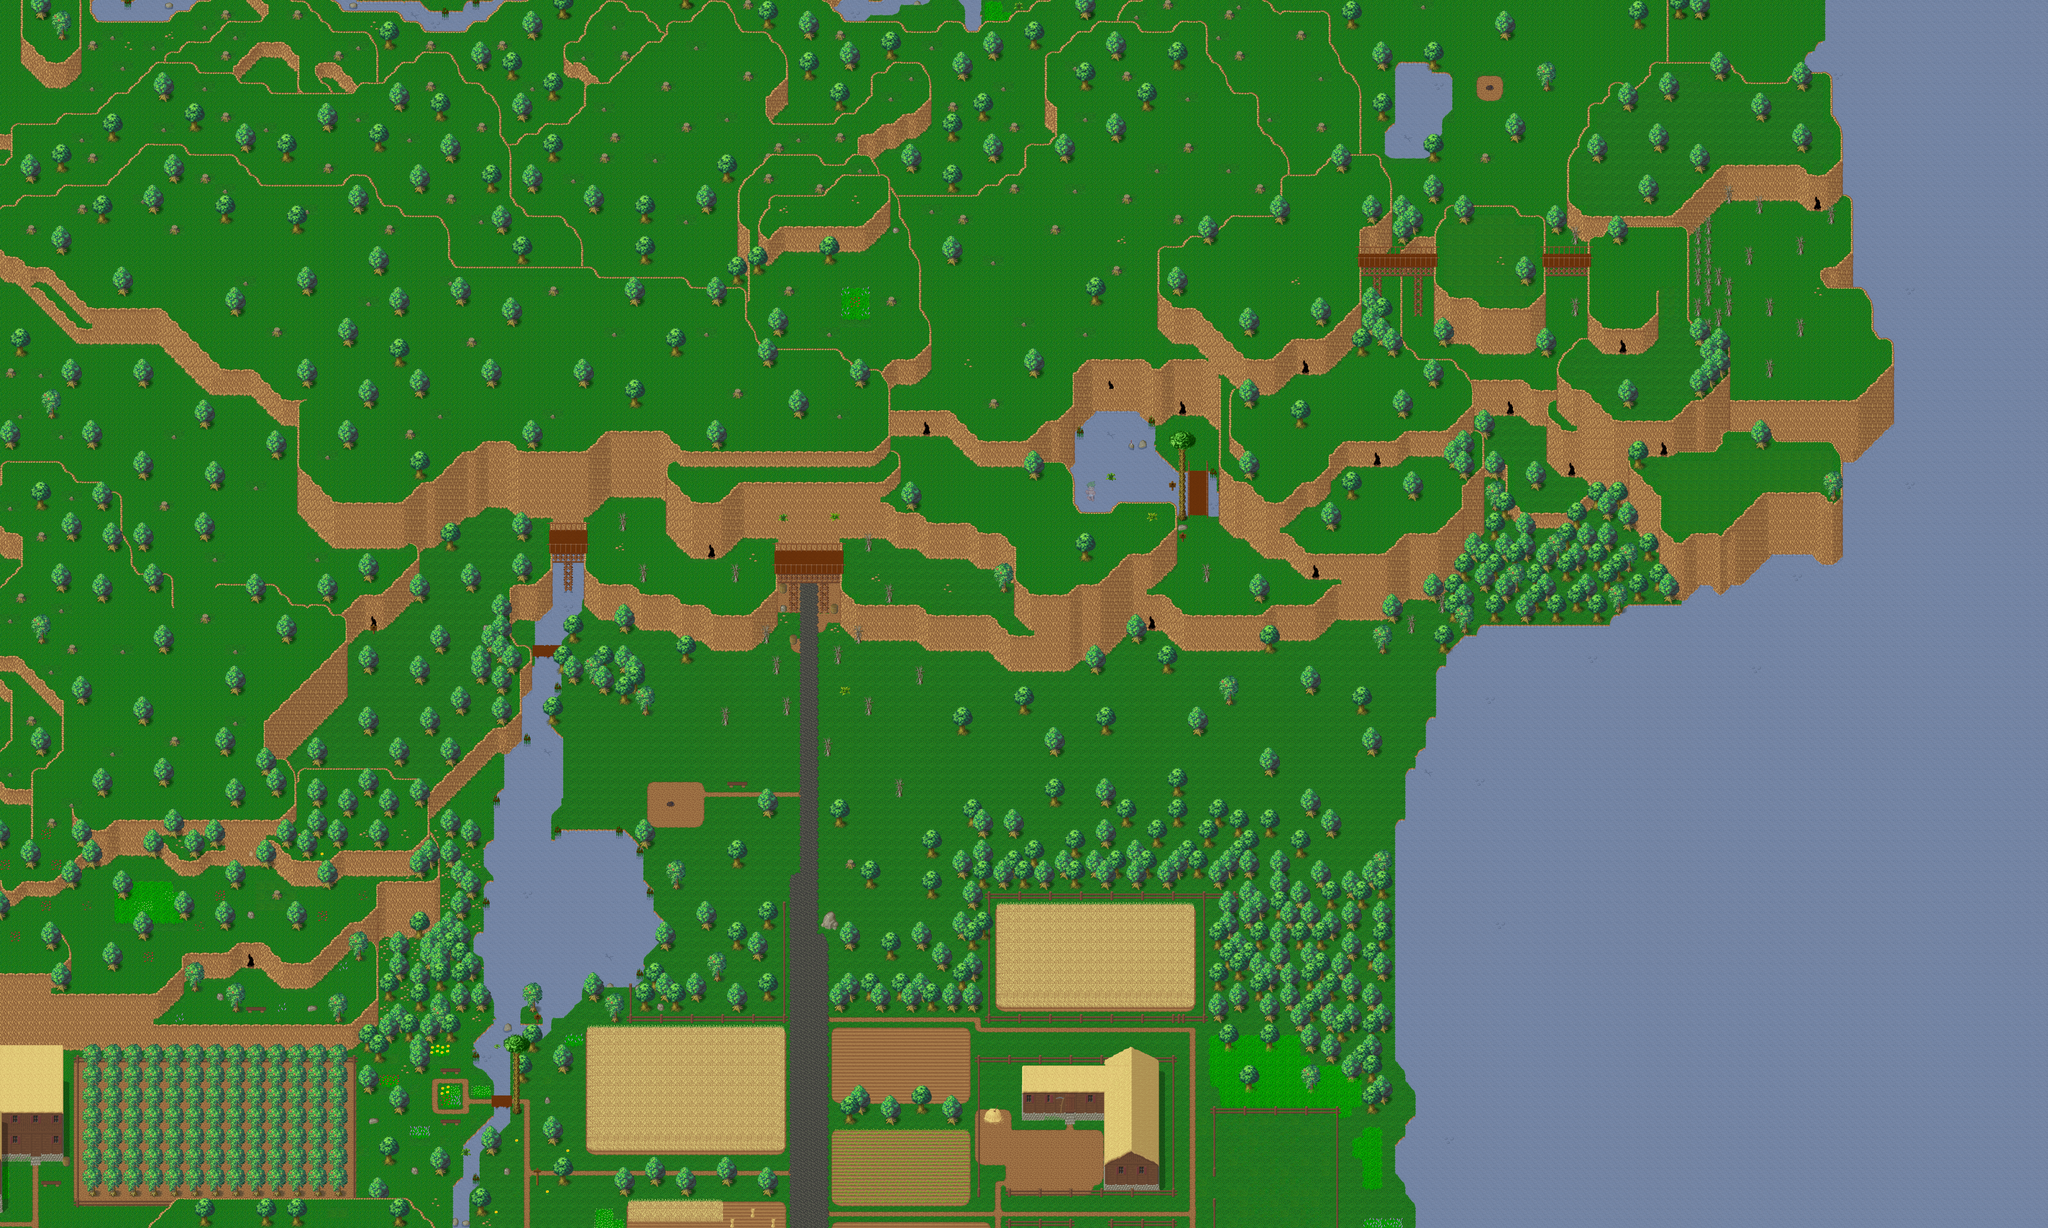

Rendered tile map (Tiled .tmx) drawn with the repository's tilesets; below, a short description and the map source with its tile grids summarised:
An orthogonal 200x120 tile map with 32x32 px tiles, 5 tile layers (Ground1, Ground2, Fringe, Over1, ...), 2 hidden layers not drawn, 7 tilesets and 16 objects (10x spawn, 6x warp).

<map version="1.5" tiledversion="1.7.2" orientation="orthogonal" renderorder="right-down" width="200" height="120" tilewidth="32" tileheight="32" infinite="0" nextlayerid="11" nextobjectid="65">
 <properties>
  <property name="background0image" value="graphics/images/spit23loginwallpaper_800x600.png" />
  <property name="license" value="GPL v2+" />
  <property name="manaplus version" value="1" />
  <property name="minimap" value="graphics/minimaps/014-1.png" />
  <property name="music" value="dariunas_forest.ogg" />
  <property name="name" value="Woodland Mining Camp" />
  <property name="overlay0image" value="graphics/images/ambient/cloud.png" />
  <property name="overlay0parallax" value="1.0" />
  <property name="overlay0scrollX" value="0.2" />
  <property name="overlay0scrollY" value="0.1" />
  <property name="overlay1image" value="graphics/images/ambient/darkness2.png" />
  <property name="overlay1mask" value="2" />
  <property name="overlay1parallax" value="1.0" />
  <property name="overlay1scrollX" value="0.2" />
  <property name="overlay1scrollY" value="0.1" />
  <property name="overlay2image" value="graphics/images/ambient/darkness1.png" />
  <property name="overlay2mask" value="4" />
  <property name="overlay2parallax" value="1.0" />
  <property name="overlay2scrollX" value="0.3" />
  <property name="overlay2scrollY" value="0.2" />
  <property name="overlay3image" value="graphics/images/ambient/night.png" />
  <property name="overlay3keepratio" value="true" />
  <property name="overlay3mask" value="8" />
  <property name="overlay4image" value="graphics/images/ambient/rain.png" />
  <property name="overlay4mask" value="16" />
  <property name="overlay4parallax" value="1.0" />
  <property name="overlay4scrollX" value="-0.3" />
  <property name="overlay4scrollY" value="1.6" />
  <property name="overlay5image" value="graphics/images/ambient/sandstorm.png" />
  <property name="overlay5mask" value="32" />
  <property name="overlay5parallax" value="1.0" />
  <property name="overlay5scrollX" value="0.2" />
  <property name="overlay5scrollY" value="0.1" />
  <property name="overlay6image" value="graphics/images/ambient/snow.png" />
  <property name="overlay6mask" value="64" />
  <property name="overlay6parallax" value="1.0" />
  <property name="overlay6scrollX" value="0.4" />
  <property name="overlay6scrollY" value="0.2" />
 </properties>
 <tileset firstgid="1" source="../graphics/tilesets/collision.tsx" />
 <tileset firstgid="10" source="../graphics/tilesets/woodland_ground.tsx" />
 <tileset firstgid="266" source="../graphics/tilesets/woodland_x2.tsx" />
 <tileset firstgid="298" source="../graphics/tilesets/woodland_x3.tsx" />
 <tileset firstgid="330" source="../graphics/tilesets/woodland_village.tsx" />
 <tileset firstgid="586" source="../graphics/tilesets/woodland_village_x2.tsx" />
 <tileset firstgid="602" source="../graphics/tilesets/woodland_indoor.tsx" />
 <layer id="1" name="Ground1" width="200" height="120">
  <data>[24000 cells, 23999 non-empty, 163 distinct tile ids]</data>
 </layer>
 <layer id="2" name="Ground2" width="200" height="120">
  <data>[24000 cells, 1839 non-empty, 137 distinct tile ids]</data>
 </layer>
 <layer id="3" name="Fringe" width="200" height="120">
  <data>[24000 cells, 1912 non-empty, 23 distinct tile ids]</data>
 </layer>
 <layer id="4" name="Over1" width="200" height="120">
  <data>[24000 cells, 740 non-empty, 83 distinct tile ids]</data>
 </layer>
 <layer id="5" name="Over2" width="200" height="120">
  <data>[24000 cells, 7 non-empty, 5 distinct tile ids]</data>
 </layer>
 <layer id="6" name="Collision" width="200" height="120" visible="0">
  <data>[24000 cells, 21148 non-empty, 2 distinct tile ids]</data>
 </layer>
 <layer id="7" name="Heights" width="200" height="120" visible="0">
  <data>[24000 cells, 0 non-empty, 0 distinct tile ids]</data>
 </layer>
 <objectgroup id="8" name="Objects" visible="0">
  <object id="23" name="To Hurnscald" type="warp" x="2464" y="3136" width="128" height="32">
   <properties>
    <property name="dest_map" value="012-1" />
    <property name="dest_x" value="78" />
    <property name="dest_y" value="18" />
   </properties>
  </object>
  <object id="47" name="To Woodland Mines" type="warp" x="2496" y="1824" width="64" height="32">
   <properties>
    <property name="dest_map" value="015-1" />
    <property name="dest_x" value="99" />
    <property name="dest_y" value="132" />
   </properties>
  </object>
  <object id="61" name="Movement" type="warp" x="5056" y="1088" width="32" height="32">
   <properties>
    <property name="dest_map" value="self" />
    <property name="dest_x" value="153" />
    <property name="dest_y" value="47" />
   </properties>
  </object>
  <object id="62" name="Movement" type="warp" x="4896" y="1472" width="32" height="32">
   <properties>
    <property name="dest_map" value="self" />
    <property name="dest_x" value="158" />
    <property name="dest_y" value="35" />
   </properties>
  </object>
  <object id="63" name="Movement" type="warp" x="4704" y="1280" width="32" height="32">
   <properties>
    <property name="dest_map" value="self" />
    <property name="dest_x" value="112" />
    <property name="dest_y" value="62" />
   </properties>
  </object>
  <object id="64" name="Movement" type="warp" x="3584" y="1952" width="32" height="32">
   <properties>
    <property name="dest_map" value="self" />
    <property name="dest_x" value="147" />
    <property name="dest_y" value="41" />
   </properties>
  </object>
 </objectgroup>
 <objectgroup color="#fcff00" id="9" name="Spawns" visible="0">
  <object id="48" name="Silk Worm" type="spawn" x="352" y="448" width="5568" height="2944">
   <properties>
    <property name="death" value="10000" />
    <property name="max_beings" value="15" />
    <property name="monster_id" value="1034" />
    <property name="spawn" value="30000" />
   </properties>
  </object>
  <object id="50" name="Mouboo" type="spawn" x="1504" y="704" width="3264" height="2944">
   <properties>
    <property name="death" value="35000" />
    <property name="max_beings" value="12" />
    <property name="monster_id" value="1023" />
    <property name="spawn" value="30000" />
   </properties>
  </object>
  <object id="51" name="Squirrel" type="spawn" x="992" y="1504" width="3488" height="2272">
   <properties>
    <property name="death" value="45000" />
    <property name="max_beings" value="11" />
    <property name="monster_id" value="1032" />
    <property name="spawn" value="30000" />
   </properties>
  </object>
  <object id="57" name="Tipiou" type="spawn" x="1120" y="1984" width="3392" height="1216">
   <properties>
    <property name="death" value="40000" />
    <property name="max_beings" value="3" />
    <property name="monster_id" value="1016" />
    <property name="spawn" value="30000" />
   </properties>
  </object>
  <object id="58" name="Blub" type="spawn" x="4128" y="2016" width="448" height="1856">
   <properties>
    <property name="death" value="20000" />
    <property name="max_beings" value="2" />
    <property name="monster_id" value="1008" />
    <property name="spawn" value="30000" />
   </properties>
  </object>
  <object id="59" name="Bee Hive" type="spawn" x="3616" y="416" width="1664" height="672">
   <properties>
    <property name="death" value="20000" />
    <property name="max_beings" value="2" />
    <property name="monster_id" value="1047" />
    <property name="spawn" value="30000" />
   </properties>
  </object>
  </objectgroup>
 <objectgroup color="#55fe7f" id="10" name="Plants" visible="0">
  <!-- 3 objects omitted --></objectgroup>
</map>
<!-- 4 of 16 objects omitted -->
